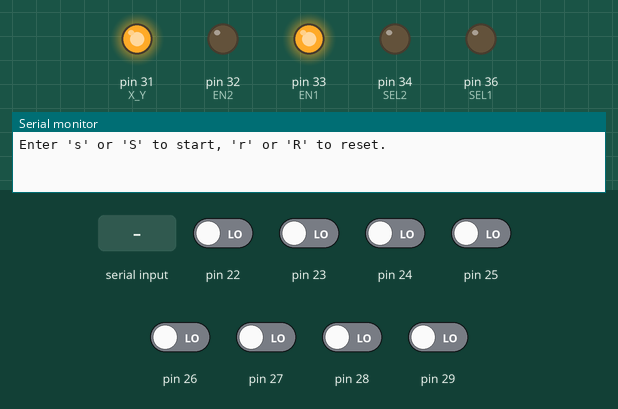
The sketch below on a simulated Arduino Mega 2560, built with avr-gcc and run on an emulated ATmega2560. On the bench: output pins drawn as LEDs (lit = HIGH), the last lines printed to the serial monitor. The test bench sets the inputs (shaded band); at power-on: pin 22–29 LOW. Pins used as bus, display or sensor lines are not drawn.

Above: at 1.3 s.
1.4 s: "s" received over Serial
At 2.1 s:
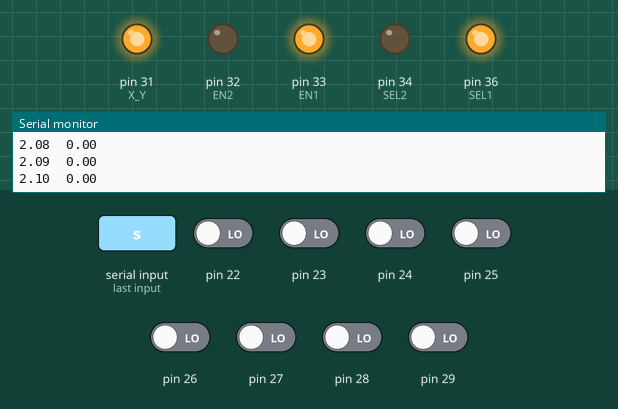
2.9 s: "r" received over Serial
4.5 s: "1" received over Serial
Timing chart, 0 to 7.5 s (numbered marks = the images above; inputs shaded):
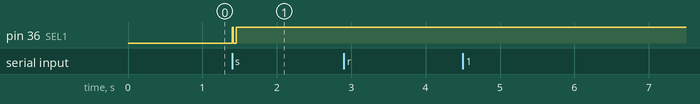

The sketch:

encTest.ino
```cpp
#include <stdint.h>
#include <math.h>

// Define the pins to use with the counter
#define SEL1 36
#define SEL2 34
#define EN1 33
#define EN2 32
#define OE 37
#define RSTX 35
#define RSTY 30
#define X_Y 31

#define serialPer 10000.

//Encoder counter results
uint32_t Result_lo;
uint32_t Result_3rd;
uint32_t Result_2nd;
uint32_t Result_hi;
int32_t Result;
double Angle1;
double Angle2;
double Time0;
double Time1;
double Time2;
double Speed1;
double Speed2;

double serialLastTime;

//constants and variables for error correction
#define ERR_DV_THRESH 30
double corrFactor;
double Angle_pred;

// for incoming serial data
uint16_t incomingByte = 0;
uint16_t oldByte = 0;

//forward declare functions
uint8_t Get_Byte();
double getAngle(int32_t count);
double getSpeed(double angle1, double angle2, double time1, double time2);

void setup()
{
	//Initialize Counters
	Result_lo = 0;
	Result_3rd = 0;
	Result_2nd = 0;
	Result_hi = 0;
	Result =0;
	Angle1 = 0;
	Angle2 = 0;
	Angle_pred = 0;
	Time0 = 0;
	Time1 = 0;
	Time2 = 0;
	Speed1 = 0;
	Speed2 = 0;
    corrFactor = 0;

	serialLastTime = 0;

    //Configure Encoder Counter
    // EN1=1
    pinMode(EN1,OUTPUT);
    digitalWrite(EN1,HIGH);
    // EN2=0
    pinMode(EN2,OUTPUT);
    digitalWrite(EN2,LOW);
    // Select Y channel
    pinMode(X_Y,OUTPUT);
    digitalWrite(X_Y,HIGH);

    // Reset, Rst_x Rst_y set to low since it is active low
    pinMode(RSTX,OUTPUT);
    pinMode(RSTY,OUTPUT);
    digitalWrite(RSTX,LOW);
    digitalWrite(RSTY,LOW);
    delay(100);
    digitalWrite(RSTX,HIGH);
    digitalWrite(RSTY,HIGH);
    // Disable OE
    pinMode(OE,OUTPUT);
    digitalWrite(OE,HIGH);
    pinMode(SEL1,OUTPUT);
    pinMode(SEL2,OUTPUT);

    // Define input pins
    DDRA = B00000000;

    Serial.begin(115200);
    Serial.println("Enter 's' or 'S' to start, 'r' or 'R' to reset.");
}


void loop()
{
	delay(10);
    // if there is an incoming byte read it
    if (Serial.available() > 0) {
        oldByte = incomingByte;
        incomingByte = Serial.read();
		if(incomingByte != 114 && incomingByte != 82 && incomingByte!=115 && incomingByte!=83){
            Serial.println("Wrong Input: Enter 's' or 'S' to start, 'r' or 'R' to reset.");
            incomingByte = oldByte;
        }
        else if(incomingByte==115 || incomingByte==83){
            Time0 = micros();
            Time1 = Time0;
            Time2 = Time0;
        }
    }

    // Reset of 'r' or 'R' is entered
    if (incomingByte == 114 || incomingByte == 82){
        Serial.print("Resetting... ");
        //Reset encoder counter
        digitalWrite(RSTX,LOW);
        digitalWrite(RSTY,LOW);
        delay(100);
        digitalWrite(RSTX,HIGH);
        digitalWrite(RSTY,HIGH);
        //Reset counts on arduino
        Result_lo = 0;
        Result_3rd = 0;
        Result_2nd = 0;
        Result_hi = 0;
        Result =0;
        Angle1 = 0;
        Angle2 = 0;
        Angle_pred = 0;
        Speed1 = 0;
        Speed2 = 0;
        corrFactor = 0;
        incomingByte = 0;
		serialLastTime = 0;
        Serial.println("Done.");
        Serial.println("Enter 's' or 'S' to start.");
    }

	// Start Reading once 's' or 'S' is entered
	else if (incomingByte==115 || incomingByte==83){
		// Turn off read mode

		// SEL1 and SEL2 for MSB
		digitalWrite(SEL1,LOW);
		digitalWrite(SEL2,HIGH);
		// Turn on read mode
		digitalWrite(OE,LOW);
		// Get MSB
		Result_hi = ((uint32_t) Get_Byte()) & 0x000000FF;

		// SEL1 and SEL2 for 2nd BYTE
		digitalWrite(SEL1,HIGH);
		digitalWrite(SEL2,HIGH);
		// Get 2nd Byte
		Result_2nd = ((uint32_t) Get_Byte()) & 0x000000FF;

		// sSEL1 and SEL2 for 3rd BYTE
		digitalWrite(SEL1,LOW);
		digitalWrite(SEL2,LOW);
		// Get 3rd Byte
		Result_3rd = ((uint32_t) Get_Byte()) & 0x000000FF;

		// SEL1 and SEL2 for LSB
		digitalWrite(SEL1,HIGH);
		digitalWrite(SEL2,LOW);
		// Get LSB
		Result_lo = ((uint32_t) Get_Byte()) & 0x000000FF;

		digitalWrite(OE,HIGH);

		//Combine Bytes to get 32 bit encoder count
		Result = (int32_t) ((Result_hi << 24) + (Result_2nd << 16) +
            (Result_3rd << 8) + Result_lo);
		Angle2 = Angle1;
		Time2 = Time1;
        Speed2 = Speed1;

		Angle1 = getAngle(Result) + corrFactor;
		Time1 = (double) micros();
		Speed1 = getSpeed(Angle1,Angle2,Time1,Time2);

        //Correct erroneous readings when speed difference is too large
        //by extrapolating forwards from last angle using last speed.
        if((Speed1 > Speed2 + ERR_DV_THRESH) || (Speed1 < Speed2 - ERR_DV_THRESH)){
            Speed1 = Speed2;
            Angle_pred = Angle2 + Speed1*(Time1 - Time2)/1e6;
            corrFactor += Angle_pred - Angle1;
            Angle1 = Angle_pred;
        }

		if((Time1 - serialLastTime)  > serialPer){
			Serial.print(Time1/1e6);
			Serial.print("  ");
			Serial.println(Speed1);
			/*
			Serial.print("  ");
			Serial.print(Angle1);
			Serial.print("  ");
			Serial.println(corrFactor);
			*/
			serialLastTime = Time1;
		}
    }
}

uint8_t Get_Byte()
{
	uint8_t Byte_old;
	uint8_t Byte_new;

    Byte_old = PINA;
    Byte_new = PINA;

    if(Byte_old == Byte_new)
	{
		return Byte_new;
	}
	else
	{
		return Get_Byte();
	}
}

double getAngle(int32_t count)
{
	return ((double) count) * 2*PI/1440.;
	//return fmod((((double) count) * 360/1440.),360.);
}

double getSpeed(double angle1, double angle2, double time1, double time2)
{
	return (angle1 - angle2)*1.e6/(time1 - time2);
}
```

Measured:
- after the input at 1.4 s, pin 36 (SEL1): LOW → HIGH at once, → LOW 0.01 s later, → HIGH 0.04 s later
